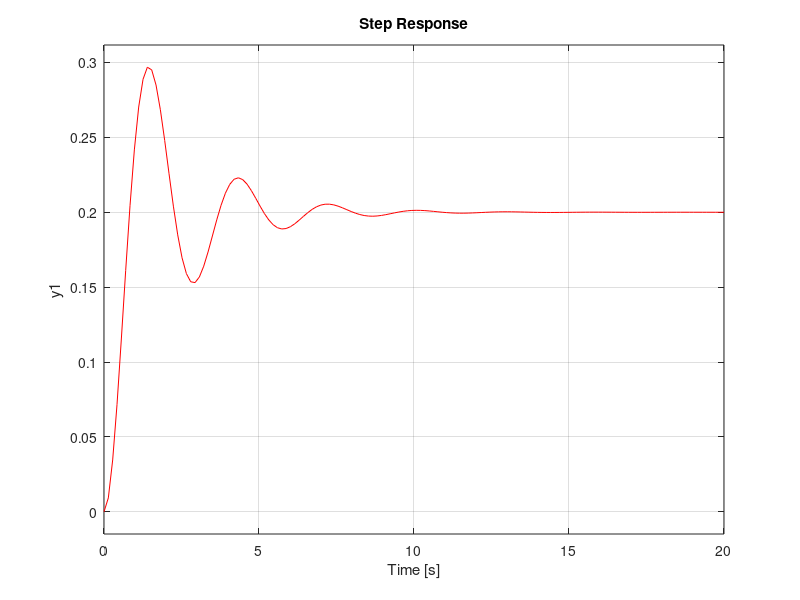

Here is the MATLAB script that generated this plot:
%mathematical modelling
num = [1 4 3]
den= conv([1 5], [3 4 7])
g = tf (num,den)
[z,p,k] = tf2zp(num,den)
pzmap(g)
%time response of second oRder system
num = [1];
den = [1 1 4]
g = tf (num,den)
t = feedback(g,1)
step(t,'r')
